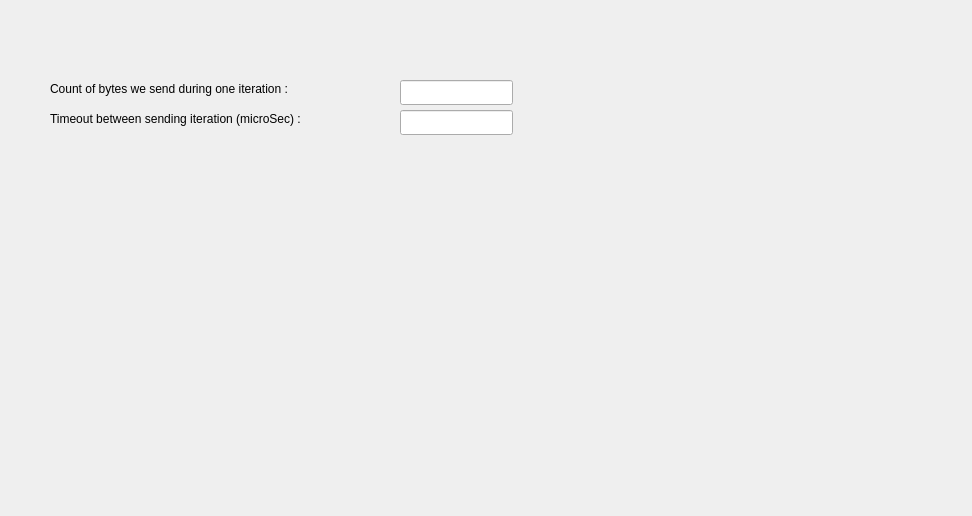
<?xml version="1.0" encoding="UTF-8"?>
<ui version="4.0">
 <class>SettingsForm</class>
 <widget class="QWidget" name="SettingsForm">
  <property name="geometry">
   <rect>
    <x>0</x>
    <y>0</y>
    <width>972</width>
    <height>516</height>
   </rect>
  </property>
  <property name="windowTitle">
   <string>Form</string>
  </property>
  <widget class="QLabel" name="label">
   <property name="geometry">
    <rect>
     <x>50</x>
     <y>80</y>
     <width>321</width>
     <height>17</height>
    </rect>
   </property>
   <property name="text">
    <string>Count of bytes we send during one iteration :</string>
   </property>
  </widget>
  <widget class="QLabel" name="label_2">
   <property name="geometry">
    <rect>
     <x>50</x>
     <y>110</y>
     <width>331</width>
     <height>17</height>
    </rect>
   </property>
   <property name="text">
    <string>Timeout between sending iteration (microSec) :</string>
   </property>
  </widget>
  <widget class="QLineEdit" name="sendIntervalMS">
   <property name="geometry">
    <rect>
     <x>400</x>
     <y>80</y>
     <width>113</width>
     <height>25</height>
    </rect>
   </property>
  </widget>
  <widget class="QLineEdit" name="sendBytesPerInterval">
   <property name="geometry">
    <rect>
     <x>400</x>
     <y>110</y>
     <width>113</width>
     <height>25</height>
    </rect>
   </property>
  </widget>
 </widget>
 <resources/>
 <connections/>
</ui>
